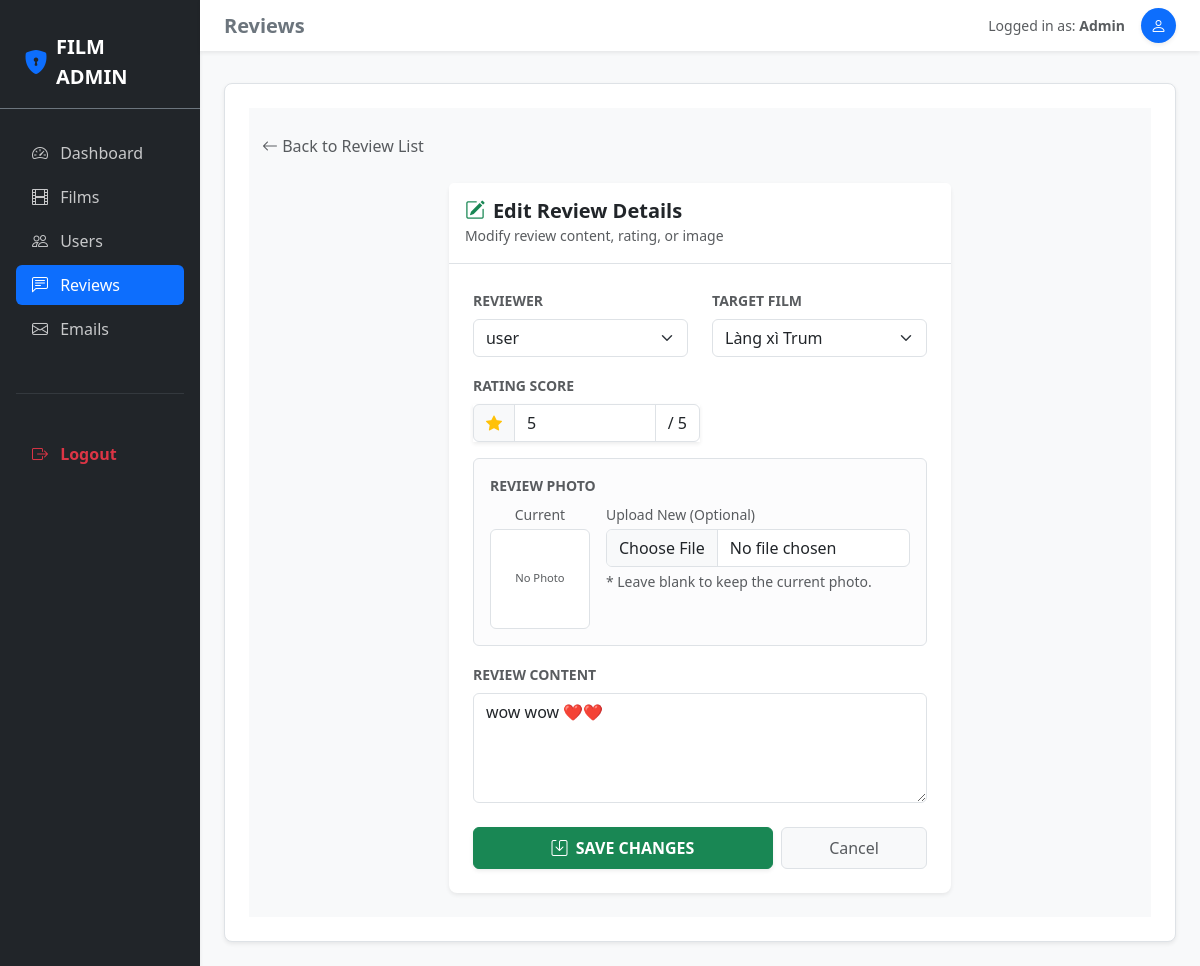
The app's page /admin.php?admin=1&page=reviews&action=edit&id=28 (signed in) with its own data.
### tables this page shows
CREATE TABLE `reviews` (
  `id` int(11) NOT NULL,
  `content` text NOT NULL,
  `image` text NOT NULL,
  `rating` int(5) NOT NULL,
  `userId` int(11) NOT NULL,
  `filmId` int(11) NOT NULL,
  `createdAt` int(11) NOT NULL
);

CREATE TABLE `users` (
  `id` int(11) NOT NULL,
  `username` text NOT NULL,
  `password` text NOT NULL,
  `role` int(11) NOT NULL DEFAULT 0,
  `createdAt` int(11) NOT NULL
);

CREATE TABLE `films` (
  `id` int(11) NOT NULL,
  `title` text NOT NULL,
  `description` text NOT NULL,
  `releaseYear` int(11) NOT NULL,
  `image` text NOT NULL,
  `createdAt` int(11) NOT NULL
);

### controllers/admin/review.controller.php (called while the page is built, shortened)
<?php
require __DIR__ . "/../../services/review.service.php";
require __DIR__ . "/../../services/film.service.php";
require __DIR__ . "/../../services/user.service.php";
function editReviewPage()
{
    try {
        $id = $_GET["id"];
        $review = getReviewByIdService($id);
        $users = getAllUserService();
        $films = getAllFilmsService();
        include __DIR__ . "/../../views/pages/admin/reviews/edit.html.php";
        include __DIR__ . "/../../views/layouts/admin.php";
    } catch (Error $e) {
        echo $e->getMessage();
    }
}

### models/Review.php (called while the page is built, shortened)
<?php
require __DIR__ . "/../config/database.php";
function getReviewById($id)
{
    global $pdo;
    $sql = "SELECT * FROM reviews WHERE id=?;";
    $stmt = $pdo->prepare($sql);
    $stmt->execute([$id]);
    return $stmt->fetch();
}

### services/review.service.php (called while the page is built, shortened)
<?php
require __DIR__ . "/../models/Review.php";
function getReviewByIdService($id)
{
    $review = getReviewById($id);
    return $review;
}

### models/User.php (called while the page is built, shortened)
<?php
require __DIR__ . "/../config/database.php";
function getAllUsers()
{
    global $pdo;
    $sql = "SELECT * FROM users;";
    $stmt = $pdo->query($sql);
    return $stmt->fetchAll();
}

### services/user.service.php (called while the page is built, shortened)
<?php
require __DIR__ . "/../models/User.php";
function getAllUserService()
{
    return getAllUsers();
}

### models/Film.php (called while the page is built, shortened)
<?php
require __DIR__ . "/../config/database.php";
function getAllFilms()
{
    global $pdo;
    $sql = "SELECT * FROM films;";
    $stmt = $pdo->query($sql);
    return $stmt->fetchAll();
}

### services/film.service.php (called while the page is built, shortened)
<?php
require_once __DIR__ . "/../models/Film.php";
function getAllFilmsService()
{
    $films = getAllFilms();
    return $films;
}

### views/pages/admin/reviews/edit.html.php (the view)
<div class="container-fluid py-4 bg-light min-vh-100">
    <div class="mb-4">
        <a href="admin.php?page=reviews" class="btn btn-link text-decoration-none p-0 text-muted">
            <i class="bi bi-arrow-left"></i> Back to Review List
        </a>
    </div>
    <div class="row justify-content-center">
        <div class="col-md-8 col-lg-7">
            <div class="card border-0 shadow-sm rounded-3">
                <div class="card-header bg-white border-bottom py-3">
                    <h5 class="fw-bold mb-0 text-dark">
                        <i class="bi bi-pencil-square text-success me-2"></i>Edit Review Details
                    </h5>
                    <small class="text-muted">Modify review content, rating, or image</small>
                </div>
                <div class="card-body p-4">
                    <form action="admin.php?admin=<?= $_SESSION["user"]["role"] ?>&page=reviews&action=update&id=<?= htmlspecialchars($review["id"]) ?>"
                          method="post"
                          enctype="multipart/form-data">
                        <div class="row mb-3">
                            <div class="col-md-6">
                                <label for="userId" class="form-label small fw-bold text-muted text-uppercase">Reviewer</label>
                                <select name="userId" id="userId" class="form-select shadow-none" required>
                                    <?php foreach ($users ?? [] as $user): ?>
                                        <option value="<?= htmlspecialchars($user["id"]) ?>"
                                            <?= $user['id'] == $review['userId'] ? 'selected' : '' ?>>
                                            <?= htmlspecialchars($user["username"]) ?>
                                        </option>
                                    <?php endforeach; ?>
                                </select>
                            </div>
                            <div class="col-md-6">
                                <label for="filmId" class="form-label small fw-bold text-muted text-uppercase">Target Film</label>
                                <select name="filmId" id="filmId" class="form-select shadow-none" required>
                                    <?php foreach ($films ?? [] as $film): ?>
                                        <option value="<?= htmlspecialchars($film["id"]) ?>"
                                            <?= $film['id'] == $review['filmId'] ? 'selected' : '' ?>>
                                            <?= htmlspecialchars($film["title"]) ?>
                                        </option>
                                    <?php endforeach; ?>
                                </select>
                            </div>
                        </div>
                        <div class="mb-3">
                            <label for="rating" class="form-label small fw-bold text-muted text-uppercase">Rating Score</label>
                            <div class="input-group shadow-sm w-50">
                                <span class="input-group-text bg-light text-warning"><i class="bi bi-star-fill"></i></span>
                                <input type="number" name="rating" id="rating" class="form-control shadow-none"
                                       min="1" max="5" value="<?= htmlspecialchars($review["rating"]) ?>" required>
                                <span class="input-group-text bg-white">/ 5</span>
                            </div>
                        </div>
                        <div class="mb-3 p-3 border rounded bg-light-subtle">
                            <label class="form-label small fw-bold text-muted text-uppercase d-block">Review Photo</label>
                            <div class="d-flex align-items-start gap-3 mt-2">
                                <div class="text-center">
                                    <small class="d-block text-muted mb-1">Current</small>
                                    <?php if (!empty($review['image'])): ?>
                                        <img src="uploads/<?= htmlspecialchars($review['image']) ?>"
                                             class="img-thumbnail shadow-sm"
                                             style="width: 100px; height: 100px; object-fit: cover;">
                                    <?php else: ?>
                                        <div class="border rounded bg-white d-flex align-items-center justify-content-center text-muted"
                                             style="width: 100px; height: 100px; font-size: 0.7rem;">
                                            No Photo
                                        </div>
                                    <?php endif; ?>
                                </div>
                                <div class="flex-grow-1">
                                    <small class="d-block text-muted mb-1">Upload New (Optional)</small>
                                    <input type="file" name="image" class="form-control shadow-none" accept="image/*">
                                    <div class="form-text italic small">* Leave blank to keep the current photo.</div>
                                </div>
                            </div>
                        </div>
                        <div class="mb-4">
                            <label for="content" class="form-label small fw-bold text-muted text-uppercase">Review Content</label>
                            <textarea name="content" id="content" class="form-control border shadow-sm shadow-none"
                                      rows="4" required><?= htmlspecialchars($review["content"]) ?></textarea>
                        </div>
                        <div class="row g-2">
                            <div class="col-sm-8">
                                <button type="submit" class="btn btn-success fw-bold py-2 shadow-sm text-white w-100">
                                    <i class="bi bi-save me-1"></i> SAVE CHANGES
                                </button>
                            </div>
                            <div class="col-sm-4">
                                <a href="admin.php?page=reviews" class="btn btn-light text-muted border py-2 w-100">
                                    Cancel
                                </a>
                            </div>
                        </div>
                    </form>
                </div>
            </div>
        </div>
    </div>
</div>

### records on screen
reviews: userId "user", filmId "Làng xì Trum", rating "5", content "wow wow ❤️❤️"

### other values on screen
$header "Reviews"
